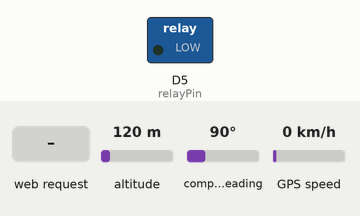
Bench run of a sketch on a simulated ESP8266 (NodeMCU). Parts: switched loads named in the sketch (green lamp = pin HIGH). Inputs (shaded band) come from the test bench; at power-on: altitude 120 m, compass heading 90°, GPS speed 0 km/h. WiFi joins after 1.5 s; servers stay silent unless stated; the GPS gets a fix after 3 s at 37.7749, -122.4194 with 8 satellites; what the sketch prints to the serial monitor is not drawn.

Above: at 2.7 s.
2.8 s: HTTP request GET /relay received
At 3.4 s:
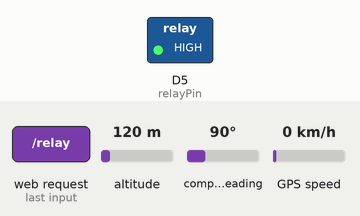
Timing chart, 0 to 5.8 s (numbered marks = the images above; inputs shaded):
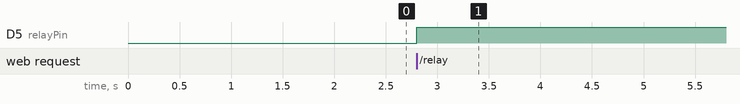

Measured:
- after the input at 2.8 s, D5 (relayPin): LOW → HIGH at once

The sketch:

bike_theft.ino
```cpp
#include <ESP8266WiFi.h>
#include <ESP8266WebServer.h>
#include <ThingSpeak.h>
#include <Wire.h>
#include <LiquidCrystal_I2C.h>
#include <TinyGPS++.h>

// WiFi credentials
const char* ssid = "POCO F1";       // your network SSID (name)
const char* password = "12345678";  // your network password

// ThingSpeak credentials
unsigned long myChannelNumber = 2531734;
const char* myWriteAPIKey = "2EPHOV96CC8A87J8";

// Relay control pin
const int relayPin = D5;  // Assuming GPIO5 on ESP8266 for relay control

// GPS module connected to ESP8266 RX and TX
TinyGPSPlus gps;
WiFiClient client;


ESP8266WebServer server(80);

bool relayState = false;

void setup() {
  Serial.begin(9600);
  Serial.println("ESP8266 Relay Control");

  // Connect to WiFi
  WiFi.begin(ssid, password);
  while (WiFi.status() != WL_CONNECTED) {
    delay(500);
    Serial.print(".");
  }
  Serial.println("WiFi connected");

  // Initialize relay pin
  pinMode(relayPin, OUTPUT);
  digitalWrite(relayPin, LOW);

  // Setup server routes
  server.on("/", handleRoot);
  server.on("/relay", handleRelay);
  server.begin();

  Serial.println("HTTP server started");
  Serial.println(WiFi.localIP());  // Corrected line

  // Initialize ThingSpeak
  ThingSpeak.begin(client);
}

void loop() {
  server.handleClient();

  while (Serial.available() > 0) {
    if (gps.encode(Serial.read())) {
      if (gps.location.isValid()) {
        float lat = static_cast<float>(gps.location.lat());
        float lng = static_cast<float>(gps.location.lng());
        // Display on Serial Monitor
        Serial.print("Latitude: ");
        Serial.println(lat, 6);
        Serial.print("Longitude: ");
        Serial.println(lng, 6);
        // Send the data to ThingSpeak
        ThingSpeak.setField(1, lat);
        ThingSpeak.setField(2, lng);

        int x = ThingSpeak.writeFields(myChannelNumber, myWriteAPIKey);
        if (x == 200) {
          Serial.println("Location sent to ThingSpeak.");
        } else {
          Serial.println("Problem sending to ThingSpeak.");
        }
      }
    }
  }
}

void handleRoot() {
  String html = "<html><head><style>";
  html += "html { font-family: Helvetica; display: inline-block; margin: 0px auto; text-align: center; }";
  html += ".button { background-color: #195B6A; border: none; color: white; padding: 16px 40px;";
  html += "text-decoration: none; font-size: 30px; margin: 2px; cursor: pointer; }";
  html += ".button2 { background-color: #77878A; }";
  html += "</style></head><body>";
  html += "<h1>ESP8266 Relay Control</h1>";
  html += "<p>Relay State: " + String(relayState ? "ON" : "OFF") + "</p>";
  html += "<form method='POST' action='/relay'>";
  html += "<button class='button' type='submit'>Toggle Relay</button>";
  html += "</form>";
  html += "</body></html>";
  server.send(200, "text/html", html);
}


void handleRelay() {
  relayState = !relayState;
  digitalWrite(relayPin, relayState ? HIGH : LOW);
  server.sendHeader("Location", "/");
  server.send(303);
}
```
